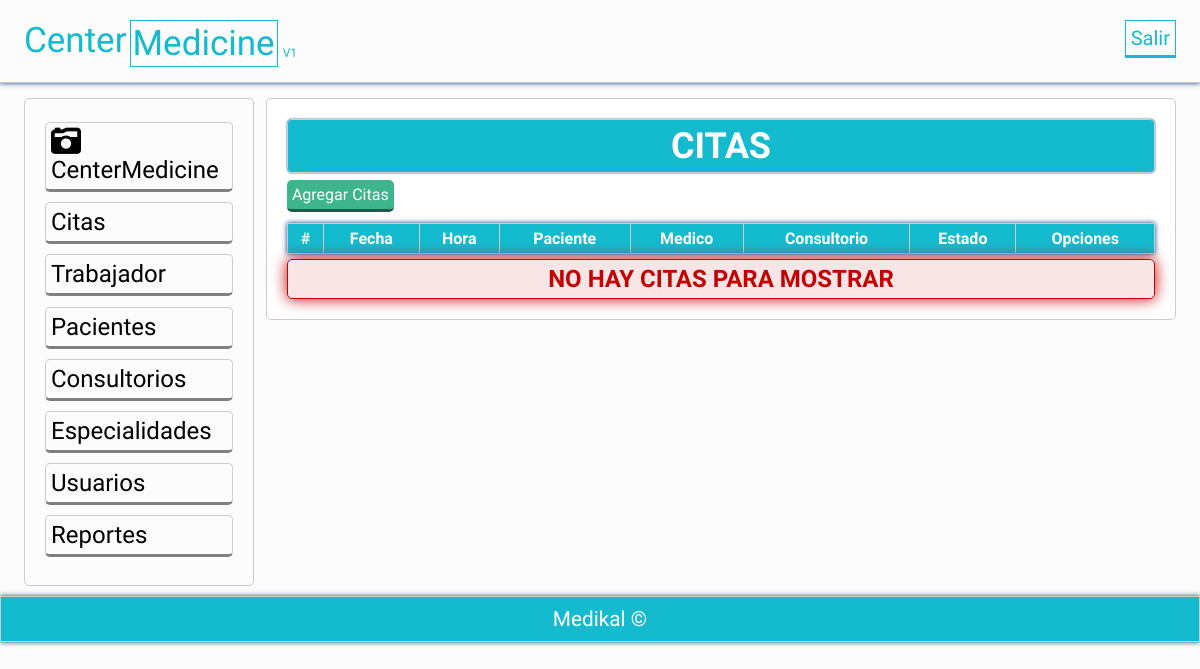
/vista/citas_vista.php, run on an earlier commit of the app's database.
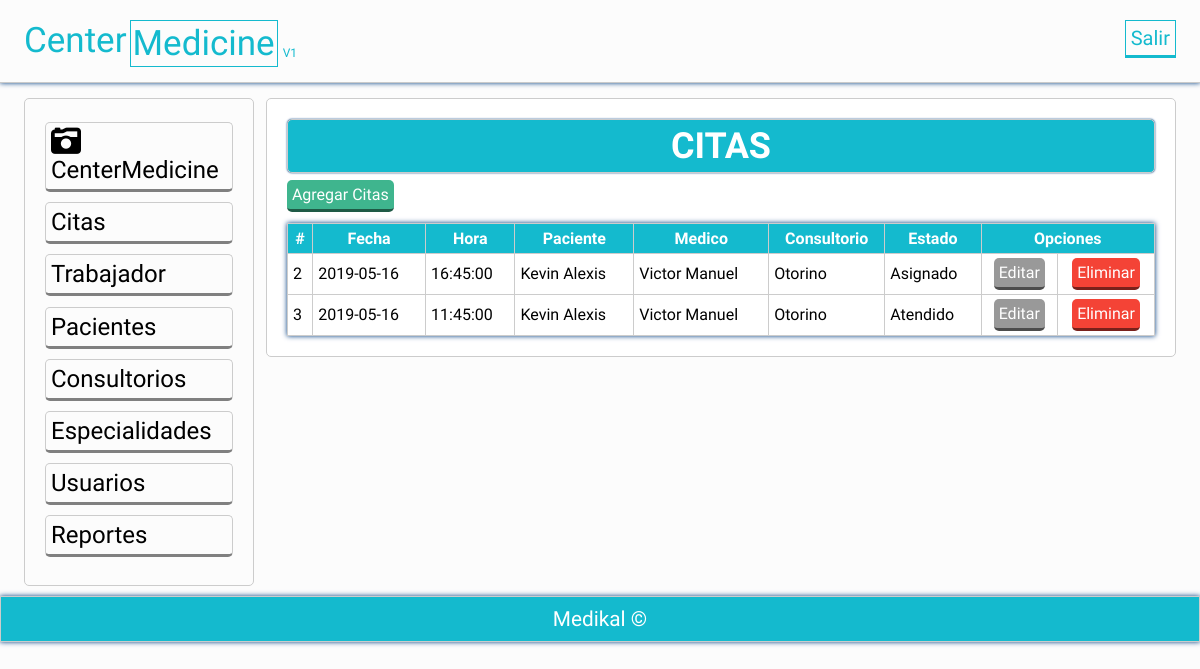
And on a later commit of the database.
### tables this page shows
CREATE TABLE `citas` (
  `idcita` int(11) NOT NULL,
  `citfecha` date NOT NULL,
  `cithora` time NOT NULL,
  `citPaciente` varchar(200) NOT NULL,
  `citMedico` varchar(200) NOT NULL,
  `citConsultorio` varchar(200) NOT NULL,
  `citestado` enum('Asignado','atendido') NOT NULL,
  `citobservaciones` text NOT NULL
);

### vista/citas_vista.php (the view)
<?php
$mensaje='';
try{
	$conexion = new PDO('mysql:host=localhost;dbname=centromedico','root','');
}catch(PDOException $e){
	echo "Error: ". $e->getMessage();
}
$consulta = $conexion -> prepare("
		SELECT 	* FROM citas order by idcita limit 5");
$consulta ->execute();
$consulta = $consulta ->fetchAll();
if(!$consulta){
	$mensaje .= 'NO HAY CITAS PARA MOSTRAR';
}
?>
<?php include 'plantillas/header.php'; ?>
	<section class="main">
		<div class="wrapp">
			<?php include 'plantillas/nav.php'; ?>
				<article>
					<div class="mensaje">
						<h2>CITAS</h2>
					</div>
					<a class="agregar" href="agregarcitas.php">Agregar Citas</a>
					<table class="tabla">
						  <tr>
							<th>#</th>
							<th>Fecha</th>
							<th>Hora</th>
							<th>Paciente</th>
							<th>Medico</th>
							<th>Consultorio</th>
							<th>Estado</th>
							<th colspan="2">Opciones</th>
						  </tr>
						<?php foreach ($consulta as $Sql): ?>
						<tr>
						<?php echo "<td class='mayusculas'>". $Sql['idcita']. "</td>"; ?>
						<?php echo "<td class='mayusculas'>". $Sql['citfecha']. "</td>"; ?>
						<?php echo "<td class='mayusculas'>". $Sql['cithora']. "</td>"; ?>
						<?php echo "<td class='mayusculas'>". $Sql['citPaciente']. "</td>"; ?>
						<?php echo "<td class='mayusculas'>". $Sql['citMedico']. "</td>"; ?>
						<?php echo "<td class='mayusculas'>". $Sql['citConsultorio']. "</td>"; ?>
						<?php echo "<td class='mayusculas'>". $Sql['citestado']. "</td>"; ?>
                        <?php echo "<td class='centrar'>"."<a href='actualizarcitas.php?idcita=".$Sql['idcita']."' class='editar'>Editar</a>". "</td>"; ?>
						<?php echo "<td class='centrar'>"."<a href='eliminar_citas.php?idcita=".$Sql['idcita']."' class='eliminar'>Eliminar</a>". "</td>"; ?>
						</tr>
						<?php endforeach; ?>
						</table>
						<?php  if(!empty($mensaje)): ?>
							<ul>
							  <?php echo $mensaje; ?>
							</ul>
						<?php  endif; ?>
				</article>
	</section>
<?php include 'plantillas/footer.php'; ?>
</body>
</html>

What changed in the data, as far as the page shows it:
added citas: idcita "2", citfecha "2019-05-16", cithora "16:45:00", citPaciente "Kevin Alexis", citMedico "Victor Manuel", citConsultorio "Otorino", citestado "Asignado"
added citas: idcita "3", citfecha "2019-05-16", cithora "11:45:00", citPaciente "Kevin Alexis", citMedico "Victor Manuel", citConsultorio "Otorino", citestado "Atendido"
Also different on the page:
$mensaje: "NO HAY CITAS PARA MOSTRAR" → (not shown)
